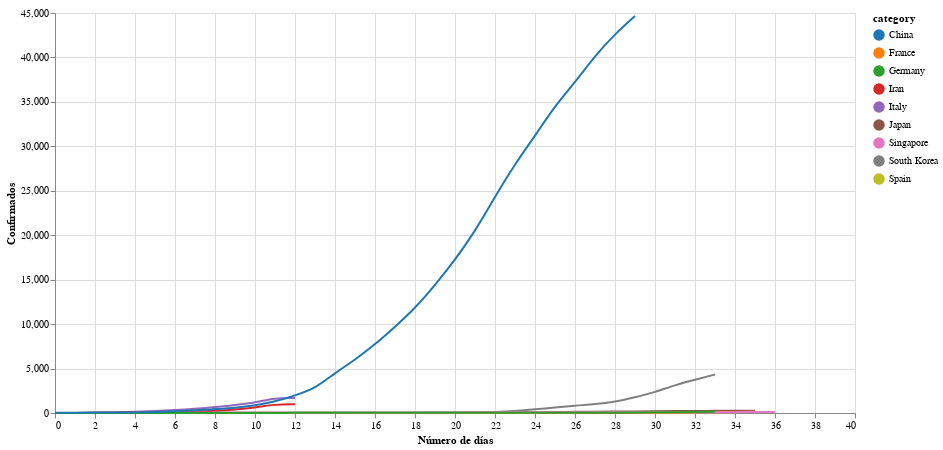

The notebook cell saved with this chart:
### Markdown cell above
### Hasta la actualidad e incluyendo los 30 primeros días de China

### Code cell
# collapse
# get data
response = requests.get('https://docs.google.com/spreadsheet/ccc?key=1Z7VQ5xlf3BaTx_LBBblsW4hLoGYWnZyog3jqsS9Dbgc&output=csv&gid=0')
assert response.status_code == 200, 'Wrong status code'
data = response.content
df = pd.read_csv(BytesIO(data))
df = df[df.columns[2:]][1:65].T.reset_index(drop=True)
col_names = df.iloc[0]
col_names[1] = 'Fecha'
df.columns = col_names
df = df.drop(df.index[0])
df['Fecha'] = pd.to_datetime(df['Fecha'], utc=True)
df = df.set_index('Fecha')
df = df.applymap(lambda a: str(a).replace(',',''))
df = df.apply(pd.to_numeric, errors='coerce')
keep = ['Spain', 'Italy', 'South Korea', 'Iran', 'Japan', 'France', 'Singapore', 'China', 'Germany']
df = df[keep]

# align data
aligned_data = {}
daily_delta = 2
plus_days = 35 + daily_delta
plus_spain = 6 + daily_delta
plus_iran = 11 + daily_delta
plus_italy = 11 + daily_delta
plus_china = 30

aligned_data['Spain'] = np.array(df['Spain'][42:42+plus_spain])
aligned_data['Italy'] = np.array(df['Italy'][37:37+plus_italy])
aligned_data['South Korea'] = np.array(df['South Korea'][16:16+plus_days])
aligned_data['Iran'] = np.array(df['Iran'][37:37+plus_iran])
aligned_data['Japan'] = np.array(df['Japan'][14:14+plus_days])
aligned_data['France'] = np.array(df['France'][14:14+plus_days])
aligned_data['Singapore'] = np.array(df['Singapore'][12:12+plus_days])
aligned_data['Germany'] = np.array(df['Germany'][16:16+plus_days])
aligned_data['China'] = np.array(df['China'][0:0+plus_china])
df_aligned = pd.DataFrame(dict([(k,pd.Series(v)) for k,v in aligned_data.items() ]))
df = df_aligned

# plot

# color scheme
def my_theme():
    return {
        'config': {
            'range': {'category': {'scheme': 'category10'}}
        }
    }

# Register and enable.
alt.themes.register('my_theme', my_theme)
alt.themes.enable('my_theme')

source = df.reset_index().melt('index', var_name='category', value_name='Confirmados')
source.index = list(source.index)
source.index = source.index.astype(int)
selection = alt.selection_multi(fields=['category'], bind='legend')

line = alt.Chart(source).mark_line(interpolate='basis').encode(
    alt.X('index:Q', axis=alt.Axis(tickRound=True), title='Número de días'),
    alt.Y('Confirmados:Q'),
    alt.Color('category:N'),
    opacity=alt.condition(selection, alt.value(1), alt.value(0.2))
)

nearest = alt.selection(type='single', nearest=True, on='mouseover',
                        fields=['index'], empty='none')

# Transparent selectors across the chart. This is what tells us
# the x-value of the cursor
selectors = alt.Chart(source).mark_point().encode(
    x='index:Q',
    opacity=alt.value(0),
).add_selection(
    nearest
)

# Draw points on the line, and highlight based on selection
points = line.mark_point().encode(
    opacity=alt.condition(nearest, alt.value(1), alt.value(0))
)

# Draw text labels near the points, and highlight based on selection
text = line.mark_text(align='left', dx=5, dy=-5).encode(
    text=alt.condition(nearest, 'Confirmados:Q', alt.value(' '))
)

line = line.add_selection(
    selection
)

# Draw a rule at the location of the selection
rules = alt.Chart(source).mark_rule(color='gray').encode(
    x='index:Q',
).transform_filter(
    nearest
)

# Put the five layers into a chart and bind the data
alt.layer(
    line, selectors, points, rules, text
).properties(
    width=800, height=400
)

### Figure 1 — Vega-Lite specification as saved in the notebook (floating-point values rounded to 4 significant figures; data arrays with more than 128 entries replaced by an {"elided": "..."} marker saying what was removed)
{"config": {"range": {"category": {"scheme": "category10"}}}, "layer": [{"mark": {"type": "line", "interpolate": "basis"}, "encoding": {"color": {"type": "nominal", "field": "category"}, "opacity": {"condition": {"value": 1, "selection": "selector012"}, "value": 0.2}, "x": {"type": "quantitative", "axis": {"tickRound": true}, "field": "index", "title": "Número de días"}, "y": {"type": "quantitative", "field": "Confirmados"}}, "selection": {"selector012": {"type": "multi", "fields": ["category"], "bind": "legend"}}}, {"mark": "point", "encoding": {"opacity": {"value": 0}, "x": {"type": "quantitative", "field": "index"}}, "selection": {"selector013": {"type": "single", "nearest": true, "on": "mouseover", "fields": ["index"], "empty": "none"}}}, {"mark": "point", "encoding": {"color": {"type": "nominal", "field": "category"}, "opacity": {"condition": {"value": 1, "selection": "selector013"}, "value": 0}, "x": {"type": "quantitative", "axis": {"tickRound": true}, "field": "index", "title": "Número de días"}, "y": {"type": "quantitative", "field": "Confirmados"}}}, {"mark": {"type": "rule", "color": "gray"}, "encoding": {"x": {"type": "quantitative", "field": "index"}}, "transform": [{"filter": {"selection": "selector013"}}]}, {"mark": {"type": "text", "align": "left", "dx": 5, "dy": -5}, "encoding": {"color": {"type": "nominal", "field": "category"}, "opacity": {"condition": {"value": 1, "selection": "selector012"}, "value": 0.2}, "text": {"condition": {"type": "quantitative", "field": "Confirmados", "selection": "selector013"}, "value": " "}, "x": {"type": "quantitative", "axis": {"tickRound": true}, "field": "index", "title": "Número de días"}, "y": {"type": "quantitative", "field": "Confirmados"}}}], "data": {"name": "data-98e0815543d3d9bc314bbfc7bae4b92d"}, "height": 400, "width": 800, "$schema": "https://vega.github.io/schema/vega-lite/v4.0.2.json", "datasets": {"data-98e0815543d3d9bc314bbfc7bae4b92d": {"elided": "333 records"}}}
